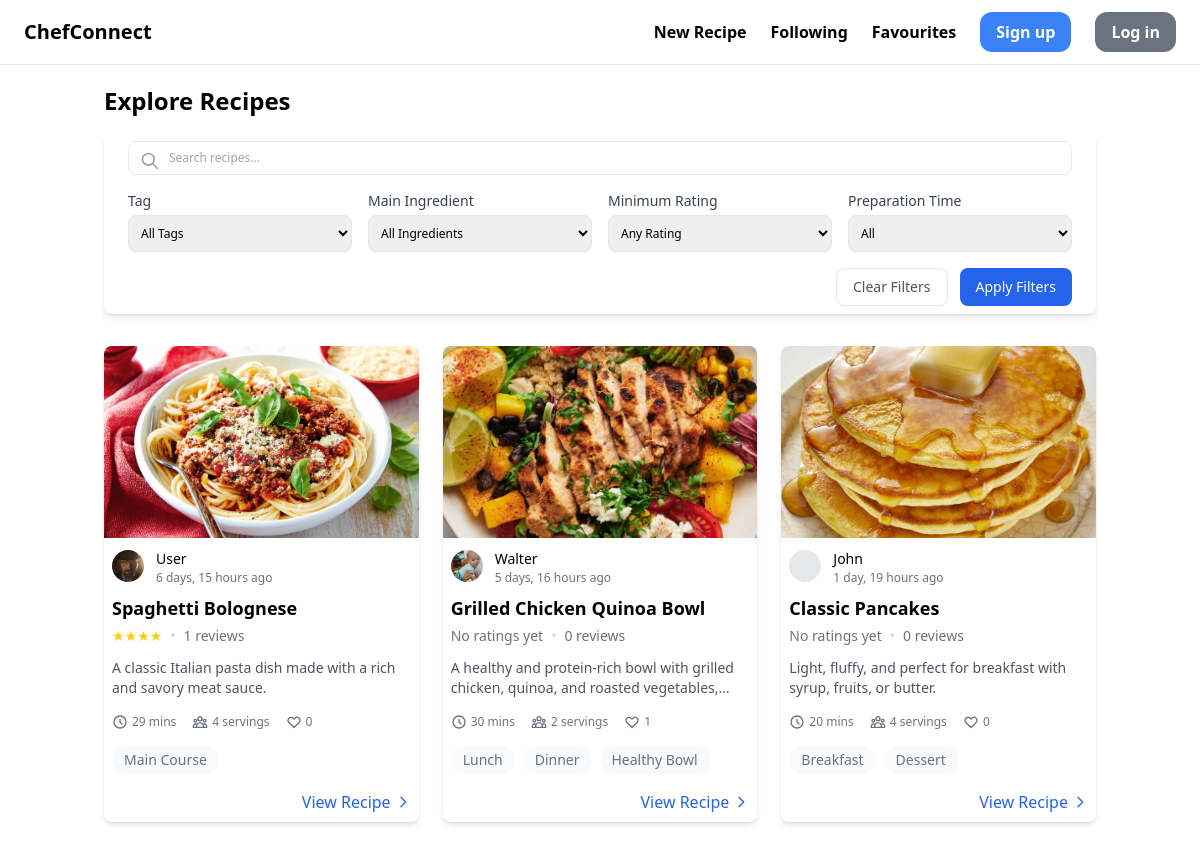
/, run on an earlier commit of the app's database.
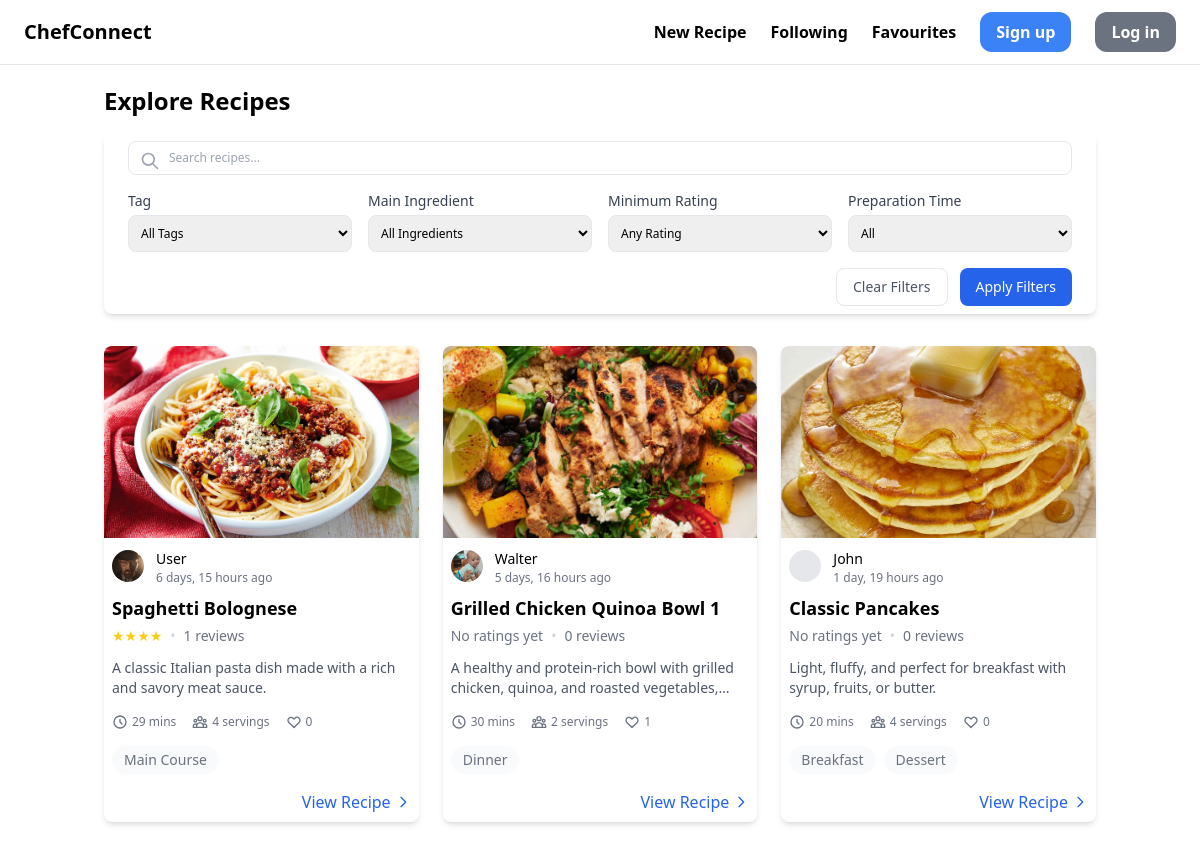
And on a later commit of the database.
### recipe/models.py (models this page shows, shortened)
class Recipe(models.Model):
    title = models.CharField(max_length=255)
    description = models.TextField()
    preparation_time = models.PositiveIntegerField(help_text="Time in minutes")
    servings = models.PositiveIntegerField()
    food_pic = models.ImageField(upload_to="recipe_pictures/", blank=True)
    tags = models.ManyToManyField(Tag, related_name='recipes')
    created_at = models.DateTimeField(auto_now_add=True)
    updated_at = models.DateTimeField(auto_now=True)
    created_by = models.ForeignKey(settings.AUTH_USER_MODEL, on_delete=models.CASCADE, null=True, blank=True,
                                   related_name='created_recipes')
    saved_by = models.ManyToManyField(settings.AUTH_USER_MODEL, related_name='saved_recipes', blank=True)
    def get_avg_rating(self):
        total = 0
        for review in self.reviews.all():
            total += review.rating
        avg_rating = round(total / (len(self.reviews.all()) or 1))
        return range(avg_rating)

class Tag(models.Model):
    name = models.CharField(max_length=255)

### users/models.py (models this page shows, shortened)
class CustomUser(AbstractUser):
    profile_picture = models.ImageField(upload_to="profile_pictures", blank=True, null=True)  # media/profile_pictures
    description = models.TextField(blank=True, null=True)

### recipe/views.py (the view)
# urls.py: path('', index, name="index"),  # for home page
def index(request):
    all_tags = Tag.objects.all().order_by('name')
    all_ingredients = Ingredient.objects.all().order_by('name')
    recipes = Recipe.objects.annotate(
        rating=Avg('reviews__rating')  # Now matches the property name
    )
    rating = request.GET.get('rating')
    if rating:
        recipes = recipes.filter(rating__gte=rating)
    preparation_time = request.GET.get('preparation_time')
    if preparation_time:
        if preparation_time == '61':
            recipes = recipes.filter(preparation_time__gte=60)
        else:
            recipes = recipes.filter(preparation_time__lte=int(preparation_time))
    search_query = request.GET.get('search', '')
    if search_query:
        recipes = recipes.filter(title__icontains=search_query)
    tag = request.GET.get('tag')
    if tag:
        recipes = recipes.filter(tags__id=tag).distinct()
    ingredient = request.GET.get('ingredient')
    if ingredient:
        recipes = recipes.filter(ingredients__ingredient__id=ingredient).distinct()
    rating_choices = [
        (1, '★'),
        (2, '★★'),
        (3, '★★★'),
        (4, '★★★★'),
        (5, '★★★★★'),
    ]
    preparation_time_choices = [
        (20, 'Less than 20 minutes'),
        (40, 'Less than 40 minutes'),
        (60, 'Less than 1 hour'),
        (61, 'More than 1 hour'),
    ]
    context = {
        'recipes': recipes.distinct(),  # to remove duplicates from tag and ingredient filters
        'all_tags': all_tags,
        'all_ingredients': all_ingredients,
        'selected_tag': tag,
        'selected_ingredient': ingredient,
        'rating_choices': rating_choices,
        'selected_rating': rating,
        'preparation_time_choices': preparation_time_choices,
        'selected_preparation_time': preparation_time,
        'search_query': search_query,
    }
    return render(request, 'recipe/index.html', context)

### recipe/templates/recipe/index.html (shortened to what the changed rows need)
{% extends 'base.html' %}
{% block content %}
    <div class="container mx-auto px-4 py-2">
        <h1 class="text-2xl font-bold mb-4">Explore Recipes</h1>
        <div class="grid grid-cols-1 md:grid-cols-2 lg:grid-cols-3 gap-6">
            {% for recipe in recipes %}
                <div class="bg-white rounded-lg shadow-md overflow-hidden hover:shadow-lg transition-shadow duration-300">
                    {% if recipe.food_pic %}
                        <img src="{{ recipe.food_pic.url }}" alt="{{ recipe.title }}" class="w-full h-48 object-cover">
                    {% else %}
                        <div class="w-full h-48 bg-gray-200 flex items-center justify-center">
                            <span class="text-gray-400">No image available</span>
                        </div>
                    {% endif %}
                    <div class="p-2">
                        <div class="flex items-center gap-3 mb-2">
                            {% if recipe.created_by.profile_picture %}
                                <img src="{{ recipe.created_by.profile_picture.url }}"
                                     alt="{{ recipe.created_by.username }}"
                                     class="w-8 h-8 rounded-full object-cover">
                            {% else %}
                                <div class="w-8 h-8 rounded-full bg-gray-200 flex items-center justify-center">
                                </div>
                            {% endif %}
                            <div class="flex flex-col">
                                <a href="{% url 'users:chef-profile' chef_id=recipe.created_by.id %}"><span
                                        class="text-sm font-medium hover:text-blue-500">{{ recipe.created_by.username | capfirst }}</span></a>
                                <span class="text-xs text-gray-500">{{ recipe.created_at|timesince }} ago</span>
                            </div>
                        </div>
                        <h2 class="text-lg font-semibold mb-1 hover:text-blue-500">{{ recipe.title }}</h2>
                        <div class="flex items-center gap-2 mb-3 text-sm">
                            <div class="flex items-center">
                                {% if recipe.get_avg_rating %}
                                    <div class="flex text-yellow-400 text-sm">
                                        {% for i in recipe.get_avg_rating %}
                                            <span>★</span>
                                        {% endfor %}
                                    </div>
                                {% else %}
                                    <span class="text-sm text-gray-500 hover:text-blue-500">No ratings yet</span>
                                {% endif %}
                            </div>
                            <span class="text-gray-300">•</span>
                            <span class="text-sm text-gray-500 hover:text-blue-500">{{ recipe.reviews.count }} reviews</span>
                        </div>
                        <p class="text-gray-600 mb-4 line-clamp-2 text-sm hover:text-blue-500">{{ recipe.description }}</p>
                        <div class="flex items-center gap-4 text-xs text-gray-500 mb-4">
                            <div class="flex items-center hover:text-blue-500">
                                <svg class="w-4 h-4 mr-1" fill="none" stroke="currentColor" viewBox="0 0 24 24">
                                    <path stroke-linecap="round" stroke-linejoin="round" stroke-width="2"
                                          d="M12 8v4l3 3m6-3a9 9 0 11-18 0 9 9 0 0118 0z"></path>
                                </svg>
                                <span>{{ recipe.preparation_time }} mins</span>
                            </div>
                            <div class="flex items-center hover:text-blue-500">
                                <span>{{ recipe.servings }} servings</span>
                            </div>
                            <div class="flex items-center hover:text-blue-500">
                                <svg class="w-4 h-4 mr-1" fill="none" stroke="currentColor" viewBox="0 0 24 24">
                                    <path stroke-linecap="round" stroke-linejoin="round" stroke-width="2"
                                          d="M4.318 6.318a4.5 4.5 0 000 6.364L12 20.364l7.682-7.682a4.5 4.5 0 00-6.364-6.364L12 7.636l-1.318-1.318a4.5 4.5 0 00-6.364 0z"></path>
                                </svg>
                                <span>{{ recipe.likes.count }}</span>
                            </div>
                        </div>
                        <div class="flex flex-wrap gap-2 mb-4">
                            {% for tag in recipe.tags.all|slice:":3" %}
                                <span class="px-3 py-1 bg-gray-50 text-gray-500 rounded-full text-sm hover:bg-gray-200">
                            {{ tag.name }}
                        </span>
                            {% endfor %}
                        </div>
                        <div class="flex items-center justify-end">
                            <a href="{% url 'recipe:detail' recipe.id %}"
                               class="inline-flex items-center text-blue-600 hover:text-blue-800">
                                View Recipe
                                <svg class="w-4 h-4 ml-1" fill="none" stroke="currentColor" viewBox="0 0 24 24">
                                    <path stroke-linecap="round" stroke-linejoin="round" stroke-width="2"
                                          d="M9 5l7 7-7 7"></path>
                                </svg>
                            </a>
                        </div>
                    </div>
                </div>
            {% empty %}
                <div class="col-span-full text-center py-12">
                    <h3 class="text-xl text-gray-600">No recipes found</h3>
                    <p class="mt-2 text-gray-500">Be the first to add a recipe!</p>
                </div>
            {% endfor %}
        </div>
    </div>
{% endblock %}

What changed in the data, as far as the page shows it:
changed Recipe "Walter": loses Tag (name "Lunch"); loses Tag (name "Healthy Bowl"); title "Grilled Chicken Quinoa Bowl" → "Grilled Chicken Quinoa Bowl 1"
